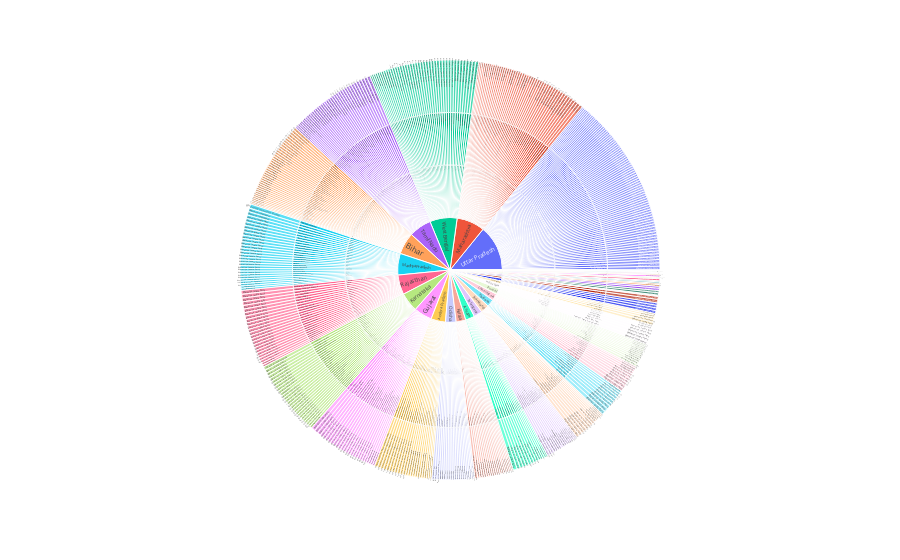

The code cell stored with this chart in its notebook:
### Markdown cell above
Sunbrust help:
    https://plotly.com/python/sunburst-charts/#:~:text=Sunburst%20plots%20visualize%20hierarchical%20data,added%20to%20the%20outer%20rings.
    
https://plotly.com/python-api-reference/generated/plotly.express.sunburst.html#:~:text=A%20sunburst%20plot%20represents%20hierarchial,several%20levels%20of%20concentric%20rings.&text=data_frame%20(DataFrame%20or%20array%2Dlike,internally%20to%20a%20pandas%20DataFrame.

### Code cell
fig = px.sunburst(election_data, path=['State', 'Constituency','Candidate', 'Party',], values='Votes')
fig.show()

### Figure 1 — Plotly figure (JSON) as saved in the notebook; plotly's stock layout.template omitted (floating-point values rounded to 4 significant figures; data arrays with more than 128 entries replaced by an {"elided": "..."} marker saying what was removed)
{"data": [{"branchvalues": "total", "domain": {"x": [0, 1], "y": [0, 1]}, "hovertemplate": "labels=%{label}<br>Votes=%{value}<br>parent=%{parent}<br>id=%{id}<extra></extra>", "ids": {"elided": "1663 str values"}, "labels": {"elided": "1663 str values"}, "name": "", "parents": {"elided": "1663 str values"}, "type": "sunburst", "values": {"elided": "1663 int values"}}], "layout": {"legend": {"tracegroupgap": 0}, "margin": {"t": 60}}}
